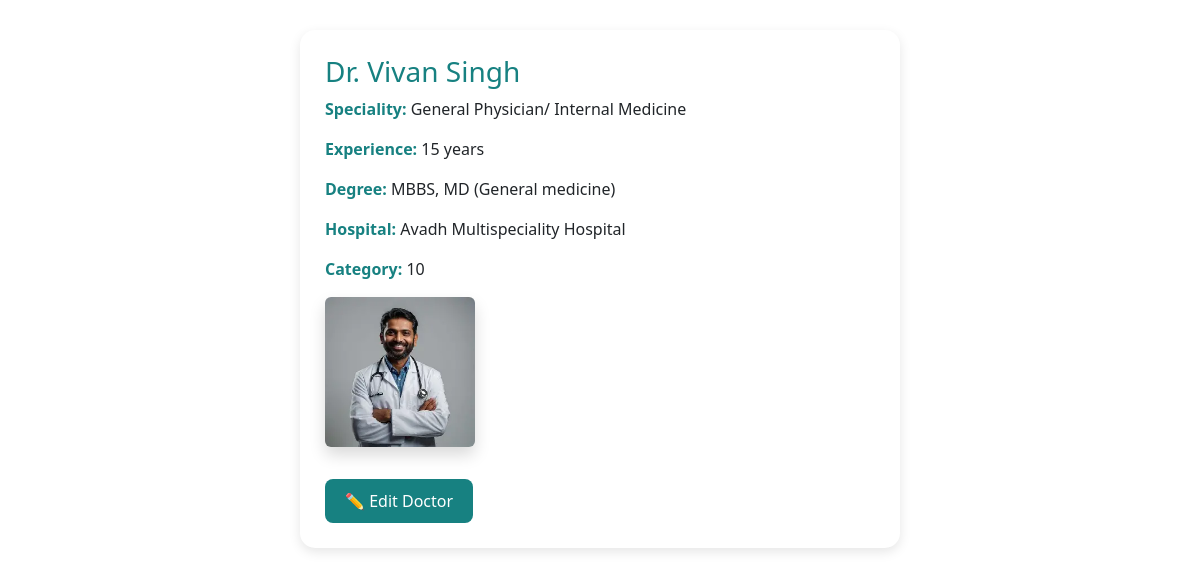
The page /admin/edit_doctor.php?id=1 on the database its author committed.
### tables this page shows
CREATE TABLE `doctors` (
  `id` int(11) NOT NULL,
  `email` varchar(100) DEFAULT NULL,
  `name` varchar(100) NOT NULL,
  `speciality` varchar(100) NOT NULL,
  `experience` varchar(50) DEFAULT NULL,
  `degree` varchar(100) NOT NULL,
  `hospital` varchar(100) DEFAULT NULL,
  `image` varchar(255) NOT NULL,
  `category_id` int(11) DEFAULT NULL
);

### admin/edit_doctor.php (the view, shortened to what this page needs)
<?php
include("../db.php");
$doctor_id = intval($_GET['id']);
$doctor_result = $conn->query("SELECT * FROM doctors WHERE id = $doctor_id");
$doctor = $doctor_result->fetch_assoc();
?>
<!DOCTYPE html>
<html>
<head>
    <link href="https://cdn.jsdelivr.net/npm/bootstrap@5.3.2/dist/css/bootstrap.min.css" rel="stylesheet">
</head>
<body>
<div class="doctor-card">
    <h3><?= htmlspecialchars($doctor['name']) ?></h3>
    <p><strong>Speciality:</strong> <?= htmlspecialchars($doctor['speciality']) ?></p>
    <p><strong>Experience:</strong> <?= htmlspecialchars($doctor['experience']) ?></p>
    <p><strong>Degree:</strong> <?= htmlspecialchars($doctor['degree']) ?></p>
    <p><strong>Hospital:</strong> <?= htmlspecialchars($doctor['hospital']) ?></p>
    <p><strong>Category:</strong> <?= htmlspecialchars($doctor['category_id']) ?></p>
    <p><img src="../<?= htmlspecialchars($doctor['image']) ?>" style="max-width:150px;" class="rounded shadow"></p>
    <button class="btn-edit mt-3" data-bs-toggle="modal" data-bs-target="#updateModal">✏️ Edit Doctor</button>
</div>
</body>
</html>

### admin/edit_doctor.php (style rules this page uses)
.doctor-card { max-width: 600px; margin: 30px auto; background: #fff; border-radius: 15px; padding: 25px; box-shadow: 0 4px 12px rgba(0,0,0,0.1); }
.doctor-card h3 { color: #178181; }
.doctor-card p strong { color: #178181; }
.btn-edit { background: #178181; color: #fff; border: none; padding: 10px 20px; border-radius: 8px; }

### rows shown on the page
doctors: name "Dr. Vivan Singh", speciality "General Physician/ Internal Medicine", experience "15 years", degree "MBBS, MD (General medicine)", hospital "Avadh Multispeciality Hospital", category "10", image (picture)
